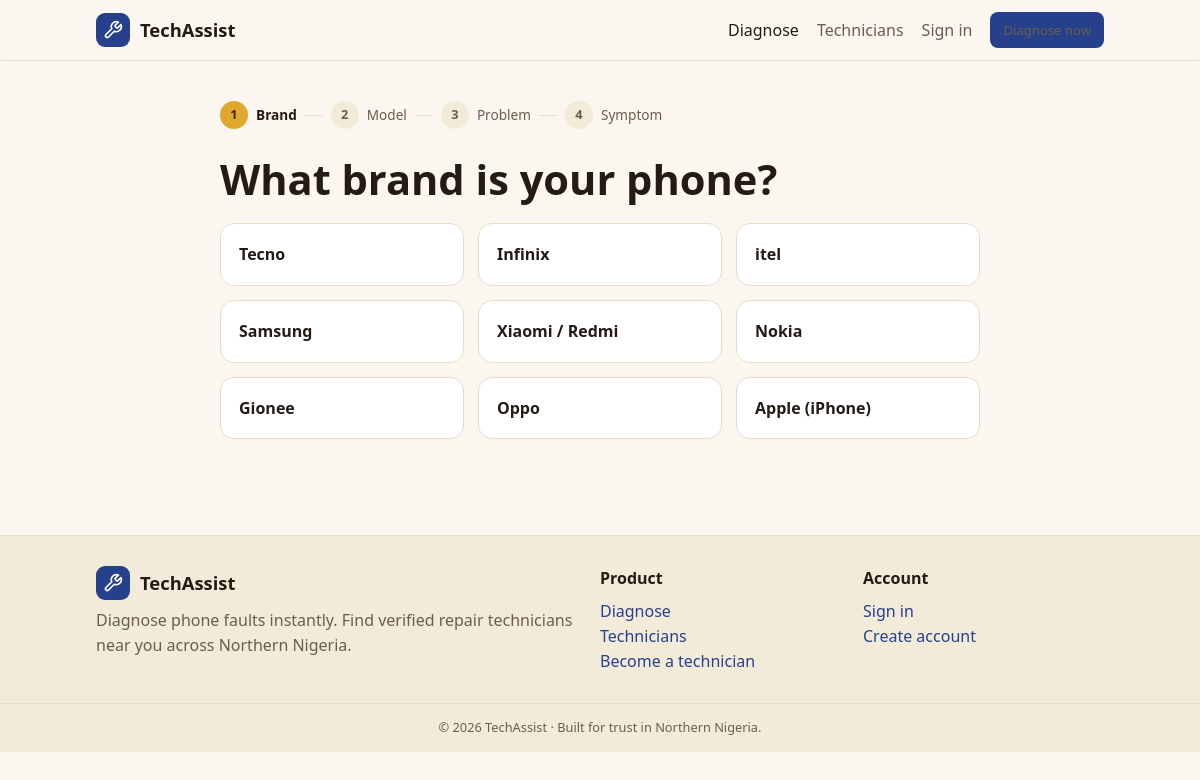
The page /diagnose.php on the database its author committed.
### tables this page shows
CREATE TABLE phone_brands (
  id   INT AUTO_INCREMENT PRIMARY KEY,
  name VARCHAR(80) NOT NULL UNIQUE,
  slug VARCHAR(80) NOT NULL UNIQUE,
  sort_order INT NOT NULL DEFAULT 0
);

### includes/helpers.php (called while the page is built, shortened)
<?php
function e(?string $s): string
{
    return htmlspecialchars((string) $s, ENT_QUOTES, 'UTF-8');
}
function url(string $path = ''): string
{
    return BASE_URL . $path;
}

### includes/db.php (called while the page is built, shortened)
<?php
function db(): PDO
{
    static $pdo = null;
    if ($pdo === null) {
        $dsn = 'mysql:host=' . DB_HOST . ';dbname=' . DB_NAME . ';charset=' . DB_CHARSET;
        $pdo = new PDO($dsn, DB_USER, DB_PASS, [
            PDO::ATTR_ERRMODE            => PDO::ERRMODE_EXCEPTION,
            PDO::ATTR_DEFAULT_FETCH_MODE => PDO::FETCH_ASSOC,
            PDO::ATTR_EMULATE_PREPARES   => false,
        ]);
    }
    return $pdo;
}
function q(string $sql, array $params = []): PDOStatement
{
    $stmt = db()->prepare($sql);
    $stmt->execute($params);
    return $stmt;
}
function all(string $sql, array $params = []): array
{
    return q($sql, $params)->fetchAll();
}

### diagnose.php (the view, shortened to what this page needs)
<?php
$brandSlug = $_GET['brand'] ?? '';
$modelSlug = $_GET['model'] ?? '';
$catSlug   = $_GET['category'] ?? '';
$brand = $brandSlug ? one('SELECT * FROM phone_brands WHERE slug = ?', [$brandSlug]) : null;
$model = ($brand && $modelSlug) ? one('SELECT * FROM phone_models WHERE slug = ? AND brand_id = ?', [$modelSlug, $brand['id']]) : null;
$category = $catSlug ? one('SELECT * FROM problem_categories WHERE slug = ?', [$catSlug]) : null;
if (!$brand) $step = 1;
elseif (!$model) $step = 2;
elseif (!$category) $step = 3;
else $step = 4;
function dlink(array $params): string {
    return url('/diagnose.php') . (empty($params) ? '' : '?' . http_build_query($params));
}
require __DIR__ . '/includes/header.php';
$labels = ['Brand', 'Model', 'Problem', 'Symptom'];
?>
<main class="container mid section">
  <div class="steps">
    <?php foreach ($labels as $i => $lbl): $n = $i + 1; $on = $n <= $step; ?>
      <div class="dot <?= $on ? 'on' : '' ?>"><?= $n ?></div>
      <span class="lbl <?= $on ? 'on' : '' ?>"><?= e($lbl) ?></span>
      <?php if ($i < 3): ?><span style="width:18px;height:1px;background:var(--border)"></span><?php endif; ?>
    <?php endforeach; ?>
  </div>
  <?php if ($step === 1):
    $brands = all('SELECT * FROM phone_brands ORDER BY sort_order, name'); ?>
    <h1>What brand is your phone?</h1>
    <div class="grid cols-3 mt">
      <?php foreach ($brands as $b): ?>
        <a class="tile choice" href="<?= e(dlink(['brand' => $b['slug']])) ?>"><strong><?= e($b['name']) ?></strong></a>
      <?php endforeach; ?>
    </div>
  <?php endif; ?>
</main>
<?php require __DIR__ . '/includes/footer.php'; ?>

### assets/css/styles.css (style rules this page uses)
:root { --indigo-900:#1b2a63; --indigo-700:#27408b; --indigo-500:#3a57c4; --gold-500:#e0a82e; --gold-300:#f3cf73; --clay-600:#b5532a; --clay-500:#c75b39; --green-600:#2e7d32; --sand-50:#fbf7f0; --sand-100:#f3ebda; --ink-900:#241c14; --ink-500:#6b5d4d; --danger:#c0392b; --primary:var(--indigo-700); --primary-fg:#fff; --accent:var(--gold-500); --secondary:var(--clay-500); --success:var(--green-600); --bg:var(--sand-50); --card:#fff; --border:#e7ddc9; --fg:var(--ink-900); --muted:var(--ink-500); --radius:14px; --shadow:0 1px 2px rgba(36,28,20,.06),0 8px 24px rgba(36,28,20,.07); --hero:linear-gradient(135deg,var(--indigo-900),var(--indigo-500)); }
* { box-sizing:border-box; }
html { -webkit-text-size-adjust:100%; }
body { margin:0; background:var(--bg); color:var(--fg); font-family:system-ui,-apple-system,"Segoe UI",Roboto,sans-serif; line-height:1.55; }
a { color:var(--primary); text-decoration:none; }
h1,h2,h3 { line-height:1.2; margin:0 0 .4em; }
h1 { font-size:clamp(1.7rem,4vw,2.6rem); }
.container { width:100%; max-width:1040px; margin:0 auto; padding:0 16px; }
.container.mid { max-width:760px; }
.section { padding:40px 0; }
.grid { display:grid; gap:14px; }
@media (min-width:640px) { .grid.cols-3 { grid-template-columns:repeat(3,1fr); } }
.mt { margin-top:18px; }
.tile { background:var(--card); border:1px solid var(--border); border-radius:var(--radius); padding:18px; display:block; color:inherit; transition:border-color .15s,transform .15s; }
.steps { display:flex; gap:8px; align-items:center; margin-bottom:26px; flex-wrap:wrap; }
.steps .dot { width:28px; height:28px; border-radius:999px; display:grid; place-items:center; font-size:.8rem; font-weight:700; background:var(--sand-100); color:var(--muted); }
.steps .dot.on { background:var(--accent); color:#3a2a00; }
.steps .lbl { font-size:.85rem; color:var(--muted); }
.steps .lbl.on { color:var(--fg); font-weight:600; }
.choice { text-align:left; cursor:pointer; }

### rows shown on the page
phone_brands: name "Tecno"
phone_brands: name "Infinix"
phone_brands: name "itel"
phone_brands: name "Samsung"
phone_brands: name "Xiaomi / Redmi"
phone_brands: name "Nokia"
phone_brands: name "Gionee"
phone_brands: name "Oppo"
phone_brands: name "Apple (iPhone)"

### other values the page prints
$label "Diagnose Technicians"
$n "1"
$lbl "Brand"
$n "2"
$lbl "Model"
$n "3"
$lbl "Problem"
$n "4"
$lbl "Symptom"
